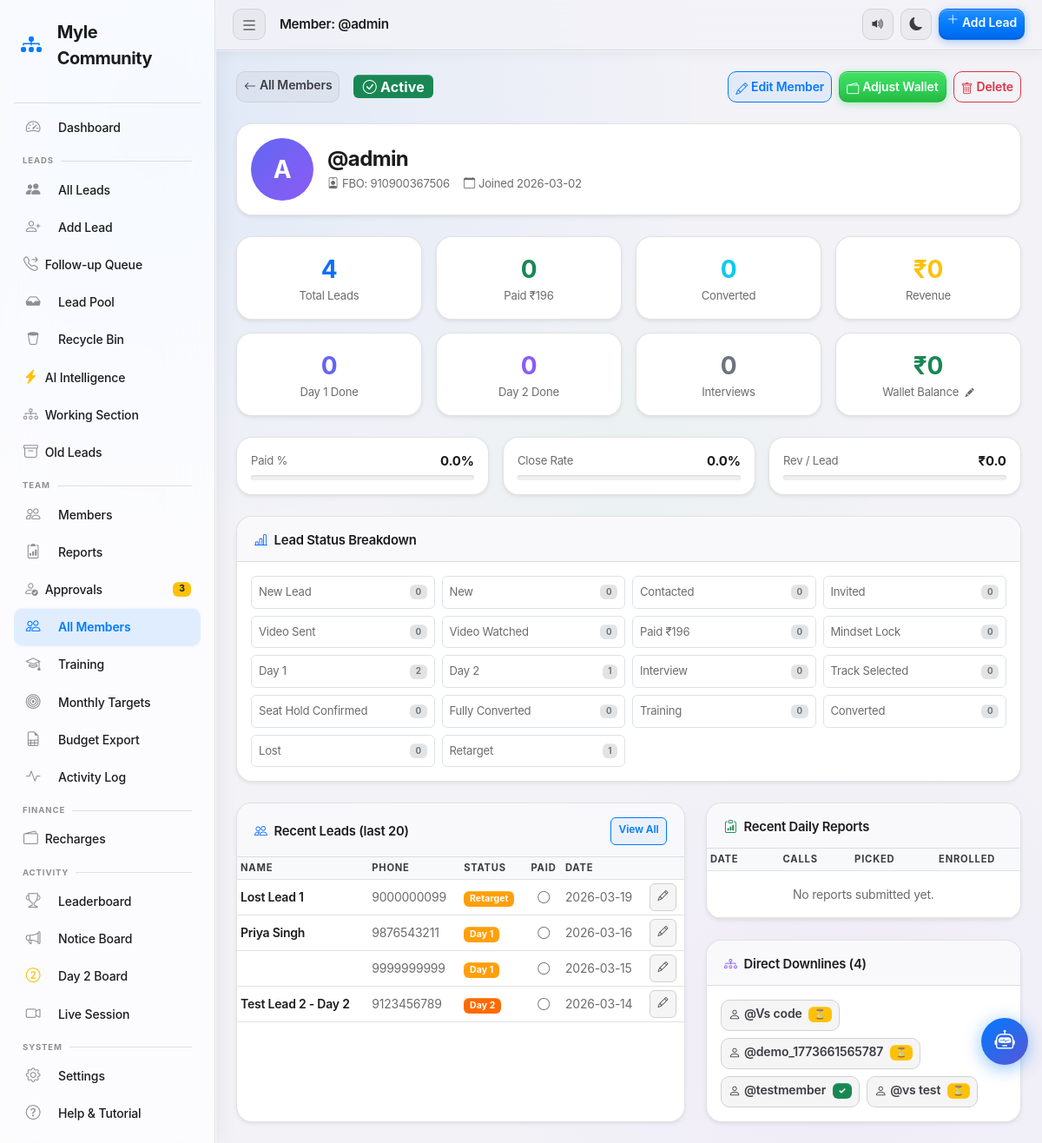
/admin/members/admin (signed in), run on the app's committed database.
### tables this page shows
CREATE TABLE users (
            id         INTEGER PRIMARY KEY AUTOINCREMENT,
            username   TEXT    NOT NULL UNIQUE,
            password   TEXT    NOT NULL,
            role       TEXT    NOT NULL DEFAULT 'team',
            created_at TEXT    NOT NULL DEFAULT (datetime('now','localtime'))
        , fbo_id TEXT NOT NULL DEFAULT '', upline_name TEXT NOT NULL DEFAULT '', phone TEXT NOT NULL DEFAULT '', status TEXT NOT NULL DEFAULT 'pending', email TEXT NOT NULL DEFAULT '', display_picture TEXT NOT NULL DEFAULT '', calling_reminder_time TEXT NOT NULL DEFAULT '', training_required INTEGER NOT NULL DEFAULT 0, training_status TEXT NOT NULL DEFAULT 'not_required', joining_date TEXT NOT NULL DEFAULT '', certificate_path TEXT NOT NULL DEFAULT '', badges_json TEXT NOT NULL DEFAULT '[]', test_score INTEGER NOT NULL DEFAULT -1, test_attempts INTEGER NOT NULL DEFAULT 0, upline_username TEXT NOT NULL DEFAULT '', certificate_blob TEXT NOT NULL DEFAULT '');

CREATE TABLE leads (
            id          INTEGER PRIMARY KEY AUTOINCREMENT,
            name        TEXT    NOT NULL,
            phone       TEXT    NOT NULL,
            email       TEXT,
            referred_by TEXT,
            status      TEXT    NOT NULL DEFAULT 'New',
            payment_done INTEGER NOT NULL DEFAULT 0,
            payment_amount REAL  NOT NULL DEFAULT 0.0,
            day1_done   INTEGER NOT NULL DEFAULT 0,
            day2_done   INTEGER NOT NULL DEFAULT 0,
            interview_done INTEGER NOT NULL DEFAULT 0,
            notes       TEXT,
            created_at  TEXT    NOT NULL DEFAULT (datetime('now','localtime')),
            updated_at  TEXT    NOT NULL DEFAULT (datetime('now','localtime'))
        , assigned_to TEXT NOT NULL DEFAULT '', source TEXT NOT NULL DEFAULT '', revenue REAL NOT NULL DEFAULT 0.0, follow_up_date TEXT NOT NULL DEFAULT '', call_result TEXT NOT NULL DEFAULT '', city TEXT NOT NULL DEFAULT '', deleted_at TEXT NOT NULL DEFAULT '', in_pool INTEGER NOT NULL DEFAULT 0, pool_price REAL NOT NULL DEFAULT 0.0, claimed_at TEXT NOT NULL DEFAULT '', track_selected TEXT NOT NULL DEFAULT '', track_price REAL NOT NULL DEFAULT 0.0, seat_hold_amount REAL NOT NULL DEFAULT 0.0, pending_amount REAL NOT NULL DEFAULT 0.0, last_contacted TEXT NOT NULL DEFAULT '', contact_count INTEGER NOT NULL DEFAULT 0, follow_up_time TEXT NOT NULL DEFAULT '', day1_batch TEXT NOT NULL DEFAULT '', day2_batch TEXT NOT NULL DEFAULT '', day3_batch TEXT NOT NULL DEFAULT '', d1_morning INTEGER NOT NULL DEFAULT 0, d1_afternoon INTEGER NOT NULL DEFAULT 0, d1_evening INTEGER NOT NULL DEFAULT 0, d2_morning INTEGER NOT NULL DEFAULT 0, d2_afternoon INTEGER NOT NULL DEFAULT 0, d2_evening INTEGER NOT NULL DEFAULT 0, working_date TEXT NOT NULL DEFAULT '', daily_score INTEGER NOT NULL DEFAULT 0, pipeline_stage TEXT NOT NULL DEFAULT 'enrollment', current_owner TEXT NOT NULL DEFAULT '', call_status TEXT NOT NULL DEFAULT 'Not Called Yet', priority_score INTEGER NOT NULL DEFAULT 0, seat_hold_expiry TEXT NOT NULL DEFAULT '');

### app.py (the view)
@app.route('/admin/members/<username>')
@admin_required
def member_detail(username):
    db   = get_db()
    user = db.execute("SELECT * FROM users WHERE username=?", (username,)).fetchone()
    if not user:
        flash('Member not found.', 'danger')
        db.close()
        return redirect(url_for('admin_members'))
    metrics = _get_metrics(db, username=username)
    wallet  = _get_wallet(db, username)
    recent_leads = db.execute(
        "SELECT * FROM leads WHERE assigned_to=? AND in_pool=0 ORDER BY created_at DESC LIMIT 20",
        (username,)
    ).fetchall()
    recent_reports = db.execute(
        "SELECT * FROM daily_reports WHERE username=? ORDER BY report_date DESC LIMIT 10",
        (username,)
    ).fetchall()
    _sc = db.execute(
        "SELECT status, COUNT(*) as c FROM leads WHERE assigned_to=? AND in_pool=0 AND deleted_at='' GROUP BY status",
        (username,)
    ).fetchall()
    status_data = {s: 0 for s in STATUSES}
    for row in _sc:
        if row['status'] in status_data:
            status_data[row['status']] = row['c']
    downlines = db.execute(
        "SELECT username, status FROM users WHERE upline_name=? ORDER BY username",
        (username,)
    ).fetchall()
    db.close()
    return render_template('member_detail.html',
                           member=user,
                           metrics=metrics,
                           wallet=wallet,
                           recent_leads=recent_leads,
                           recent_reports=recent_reports,
                           status_data=status_data,
                           downlines=downlines,
                           statuses=STATUSES,
                           payment_amount=PAYMENT_AMOUNT)

### templates/member_detail.html (shortened to what this page needs)
{% extends "base.html" %}
{% block page_title %}Member: @{{ member.username }}{% endblock %}
{% block content %}
<div class="d-flex align-items-center gap-3 mb-4 flex-wrap">
  <a href="{{ url_for('admin_members') }}" class="btn btn-sm btn-outline-secondary">
    <i class="bi bi-arrow-left me-1"></i>All Members
  </a>
  {% if member.status == 'approved' %}
    <span class="badge bg-success fs-6"><i class="bi bi-check-circle me-1"></i>Active</span>
  {% elif member.status == 'pending' %}
    <span class="badge bg-warning text-dark fs-6">Pending Approval</span>
  {% else %}
    <span class="badge bg-danger fs-6">Rejected</span>
  {% endif %}
  <div class="ms-auto d-flex gap-2 flex-wrap">
    <button type="button" class="btn btn-sm btn-outline-primary" data-bs-toggle="modal" data-bs-target="#editMemberModal">
      <i class="bi bi-pencil me-1"></i>Edit Member
    </button>
    <button type="button" class="btn btn-sm btn-success" data-bs-toggle="modal" data-bs-target="#walletAdjustModal">
      <i class="bi bi-wallet2 me-1"></i>Adjust Wallet
    </button>
    <button type="button" class="btn btn-sm btn-outline-danger" data-bs-toggle="modal" data-bs-target="#deleteMemberModal">
      <i class="bi bi-trash me-1"></i>Delete
    </button>
  </div>
</div>
<div class="card border-0 shadow-sm mb-4">
  <div class="card-body">
    <div class="d-flex align-items-center gap-3 flex-wrap">
      {% if member.display_picture %}
        <img src="{{ member.display_picture }}" class="rounded-circle" width="72" height="72"
             style="object-fit:cover;">
      {% else %}
        <div class="rounded-circle d-flex align-items-center justify-content-center"
             style="width:72px;height:72px;background:linear-gradient(135deg,#6366f1,#8b5cf6);color:white;font-size:1.75rem;font-weight:700;flex-shrink:0;">
          {{ member.username[0]|upper }}
        </div>
      {% endif %}
      <div>
        <h4 class="mb-1 fw-bold">@{{ member.username }}</h4>
        <div class="d-flex flex-wrap gap-3 small text-muted">
          {% if member.fbo_id %}
            <span><i class="bi bi-person-badge me-1"></i>FBO: {{ member.fbo_id }}</span>
          {% endif %}
          <span><i class="bi bi-calendar me-1"></i>Joined {{ member.created_at[:10] }}</span>
        </div>
      </div>
    </div>
  </div>
</div>
<div class="row g-3 mb-4">
  <div class="col-6 col-md-3">
    <div class="card border-0 shadow-sm text-center py-3">
      <div class="fw-bold fs-3 text-primary">{{ metrics.total }}</div>
      <div class="text-muted small">Total Leads</div>
    </div>
  </div>
  <div class="col-6 col-md-3">
    <div class="card border-0 shadow-sm text-center py-3">
      <div class="fw-bold fs-3 text-success">{{ metrics.paid }}</div>
      <div class="text-muted small">Paid ₹{{ payment_amount|int }}</div>
    </div>
  </div>
  <div class="col-6 col-md-3">
    <div class="card border-0 shadow-sm text-center py-3">
      <div class="fw-bold fs-3 text-info">{{ metrics.converted }}</div>
      <div class="text-muted small">Converted</div>
    </div>
  </div>
  <div class="col-6 col-md-3">
    <div class="card border-0 shadow-sm text-center py-3">
      <div class="fw-bold fs-3 text-warning">₹{{ metrics.revenue|int }}</div>
      <div class="text-muted small">Revenue</div>
    </div>
  </div>
  <div class="col-6 col-md-3">
    <div class="card border-0 shadow-sm text-center py-3">
      <div class="fw-bold fs-3" style="color:#6366f1;">{{ metrics.day1 }}</div>
      <div class="text-muted small">Day 1 Done</div>
    </div>
  </div>
  <div class="col-6 col-md-3">
    <div class="card border-0 shadow-sm text-center py-3">
      <div class="fw-bold fs-3" style="color:#8b5cf6;">{{ metrics.day2 }}</div>
      <div class="text-muted small">Day 2 Done</div>
    </div>
  </div>
  <div class="col-6 col-md-3">
    <div class="card border-0 shadow-sm text-center py-3">
      <div class="fw-bold fs-3 text-secondary">{{ metrics.interviews }}</div>
      <div class="text-muted small">Interviews</div>
    </div>
  </div>
  <div class="col-6 col-md-3">
    <div class="card border-0 shadow-sm text-center py-3" style="cursor:pointer;"
         data-bs-toggle="modal" data-bs-target="#walletAdjustModal" title="Click to adjust wallet">
      <div class="fw-bold fs-3 {% if wallet.balance >= 0 %}text-success{% else %}text-danger{% endif %}">
        ₹{{ "%.0f"|format(wallet.balance) }}
      </div>
      <div class="text-muted small">Wallet Balance <i class="bi bi-pencil-fill ms-1" style="font-size:0.65rem;"></i></div>
    </div>
  </div>
</div>
<div class="row g-3 mb-4">
  <div class="col-6 col-md-4">
    <div class="card border-0 shadow-sm p-3">
      <div class="d-flex justify-content-between align-items-center mb-1">
        <span class="small text-muted">Paid %</span>
        <span class="fw-bold">{{ metrics.paid196_pct }}%</span>
      </div>
      <div class="progress" style="height:6px;">
      </div>
    </div>
  </div>
  <div class="col-6 col-md-4">
    <div class="card border-0 shadow-sm p-3">
      <div class="d-flex justify-content-between align-items-center mb-1">
        <span class="small text-muted">Close Rate</span>
        <span class="fw-bold">{{ metrics.close_pct }}%</span>
      </div>
      <div class="progress" style="height:6px;">
      </div>
    </div>
  </div>
  <div class="col-6 col-md-4">
    <div class="card border-0 shadow-sm p-3">
      <div class="d-flex justify-content-between align-items-center mb-1">
        <span class="small text-muted">Rev / Lead</span>
        <span class="fw-bold">₹{{ metrics.rev_per_lead }}</span>
      </div>
      <div class="progress" style="height:6px;">
      </div>
    </div>
  </div>
</div>
<div class="card border-0 shadow-sm mb-4">
  <div class="card-header bg-transparent border-0 fw-semibold pt-3">
    <i class="bi bi-bar-chart-line me-2 text-primary"></i>Lead Status Breakdown
  </div>
  <div class="card-body">
    <div class="row g-2">
      {% for s, count in status_data.items() %}
      <div class="col-6 col-sm-4 col-md-3">
        <div class="d-flex justify-content-between align-items-center p-2 rounded border small">
          <span class="text-muted">{{ s }}</span>
          <span class="badge bg-secondary-subtle text-secondary fw-bold">{{ count }}</span>
        </div>
      </div>
      {% endfor %}
    </div>
  </div>
</div>
<div class="row g-4">
  <div class="col-12 col-lg-7">
    <div class="card border-0 shadow-sm h-100">
      <div class="card-header bg-transparent border-0 fw-semibold pt-3 d-flex justify-content-between align-items-center">
        <span><i class="bi bi-people me-2 text-primary"></i>Recent Leads (last 20)</span>
        <a href="{{ url_for('leads') }}?q={{ member.username }}" class="btn btn-xs btn-outline-primary">View All</a>
      </div>
      <div class="card-body p-0">
        <div class="table-responsive">
          <table class="table table-sm table-hover align-middle mb-0 small">
            <thead class="table-light text-muted">
              <tr>
                <th>Name</th>
                <th>Phone</th>
                <th>Status</th>
                <th class="text-center">Paid</th>
                <th>Date</th>
                <th></th>
              </tr>
            </thead>
            <tbody>
              {% for lead in recent_leads %}
              <tr>
                <td class="fw-semibold">{{ lead.name }}</td>
                <td class="text-muted">{{ lead.phone }}</td>
                <td><span class="badge status-{{ lead.status|replace(' ','') }}">{{ lead.status }}</span></td>
                <td class="text-center">
                  {% if lead.payment_done %}
                    <i class="bi bi-check-circle-fill text-success"></i>
                  {% else %}
                    <i class="bi bi-circle text-muted"></i>
                  {% endif %}
                </td>
                <td class="text-muted">{{ lead.created_at[:10] }}</td>
                <td>
                  <a href="{{ url_for('edit_lead', lead_id=lead.id) }}"
                     class="btn btn-xs btn-outline-secondary">
                    <i class="bi bi-pencil"></i>
                  </a>
                </td>
              </tr>
              {% else %}
              <tr>
                <td colspan="6" class="text-center text-muted py-4">No leads yet.</td>
              </tr>
              {% endfor %}
            </tbody>
          </table>
        </div>
      </div>
    </div>
  </div>
  <div class="col-12 col-lg-5">
    <div class="card border-0 shadow-sm mb-4">
      <div class="card-header bg-transparent border-0 fw-semibold pt-3">
        <i class="bi bi-clipboard-data me-2 text-success"></i>Recent Daily Reports
      </div>
      <div class="card-body p-0">
        <div class="table-responsive">
          <table class="table table-sm table-hover align-middle mb-0 small">
            <thead class="table-light text-muted">
              <tr>
                <th>Date</th>
                <th class="text-center">Calls</th>
                <th class="text-center">Picked</th>
                <th class="text-center">Enrolled</th>
              </tr>
            </thead>
            <tbody>
              {% for r in recent_reports %}
              <tr>
                <td class="fw-semibold">{{ r.report_date }}</td>
                <td class="text-center">{{ r.total_calling }}</td>
                <td class="text-center">{{ r.calls_picked }}</td>
                <td class="text-center">
                  <span class="badge bg-success-subtle text-success">{{ r.enrollments_done }}</span>
                </td>
              </tr>
              {% else %}
              <tr>
                <td colspan="4" class="text-center text-muted py-3">No reports submitted yet.</td>
              </tr>
              {% endfor %}
            </tbody>
          </table>
        </div>
      </div>
    </div>
    {% if downlines %}
    <div class="card border-0 shadow-sm">
      <div class="card-header bg-transparent border-0 fw-semibold pt-3">
        <i class="bi bi-diagram-3 me-2" style="color:#8b5cf6;"></i>Direct Downlines ({{ downlines|length }})
      </div>
      <div class="card-body">
        <div class="d-flex flex-wrap gap-2">
          {% for d in downlines %}
          <a href="{{ url_for('member_detail', username=d.username) }}"
             class="btn btn-sm btn-outline-secondary">
            <i class="bi bi-person me-1"></i>@{{ d.username }}
            {% if d.status == 'approved' %}
              <span class="badge bg-success ms-1" style="font-size:0.65rem;">✓</span>
            {% elif d.status == 'pending' %}
              <span class="badge bg-warning text-dark ms-1" style="font-size:0.65rem;">⏳</span>
            {% endif %}
          </a>
          {% endfor %}
        </div>
      </div>
    </div>
    {% endif %}
  </div>
</div>
{% endblock %}

### data on the page
users: username "admin", username "A", fbo_id "910900367506", created_at "2026-03-02"
leads: name "Lost Lead 1", phone "9000000099", status "Retarget", payment_done 0 (drawn), created_at "2026-03-19"
leads: name "Priya Singh", phone "9876543211", status "Day 1", payment_done 0 (drawn), created_at "2026-03-16"
leads: phone "9999999999", status "Day 1", payment_done 0 (drawn), created_at "2026-03-15"
leads: name "Test Lead 2 - Day 2", phone "9123456789", status "Day 2", payment_done 0 (drawn), created_at "2026-03-14"
users: username "Vs code"
users: username "demo_1773661565787"
users: username "testmember"
users: username "vs test"

### other printed values
{{ pending_count }} "3"
{{ metrics.total }} "4"
{{ metrics.paid }} "0"
{{ payment_amount|int }} "196"
{{ metrics.converted }} "0"
{{ metrics.revenue|int }} "0"
{{ metrics.day1 }} "0"
{{ metrics.day2 }} "0"
{{ metrics.interviews }} "0"
{{ "%.0f"|format(wallet.balance) }} "0"
{{ metrics.paid196_pct }} "0.0"
{{ metrics.close_pct }} "0.0"
{{ metrics.rev_per_lead }} "0.0"
{{ s }} "New Lead" "New" "Contacted" "Invited" "Video Sent" "Video Watched" "Paid ₹196" "Mindset Lock" "Day 1" "Day 2" "Interview" "Track Selected" "Seat Hold Confirmed" "Fully Converted" "Training" "Converted" "Lost" "Retarget"
{{ count }} "0" "0" "0" "0" "0" "0" "0" "0" "2" "1" "0" "0" "0" "0" "0" "0" "0" "1"
